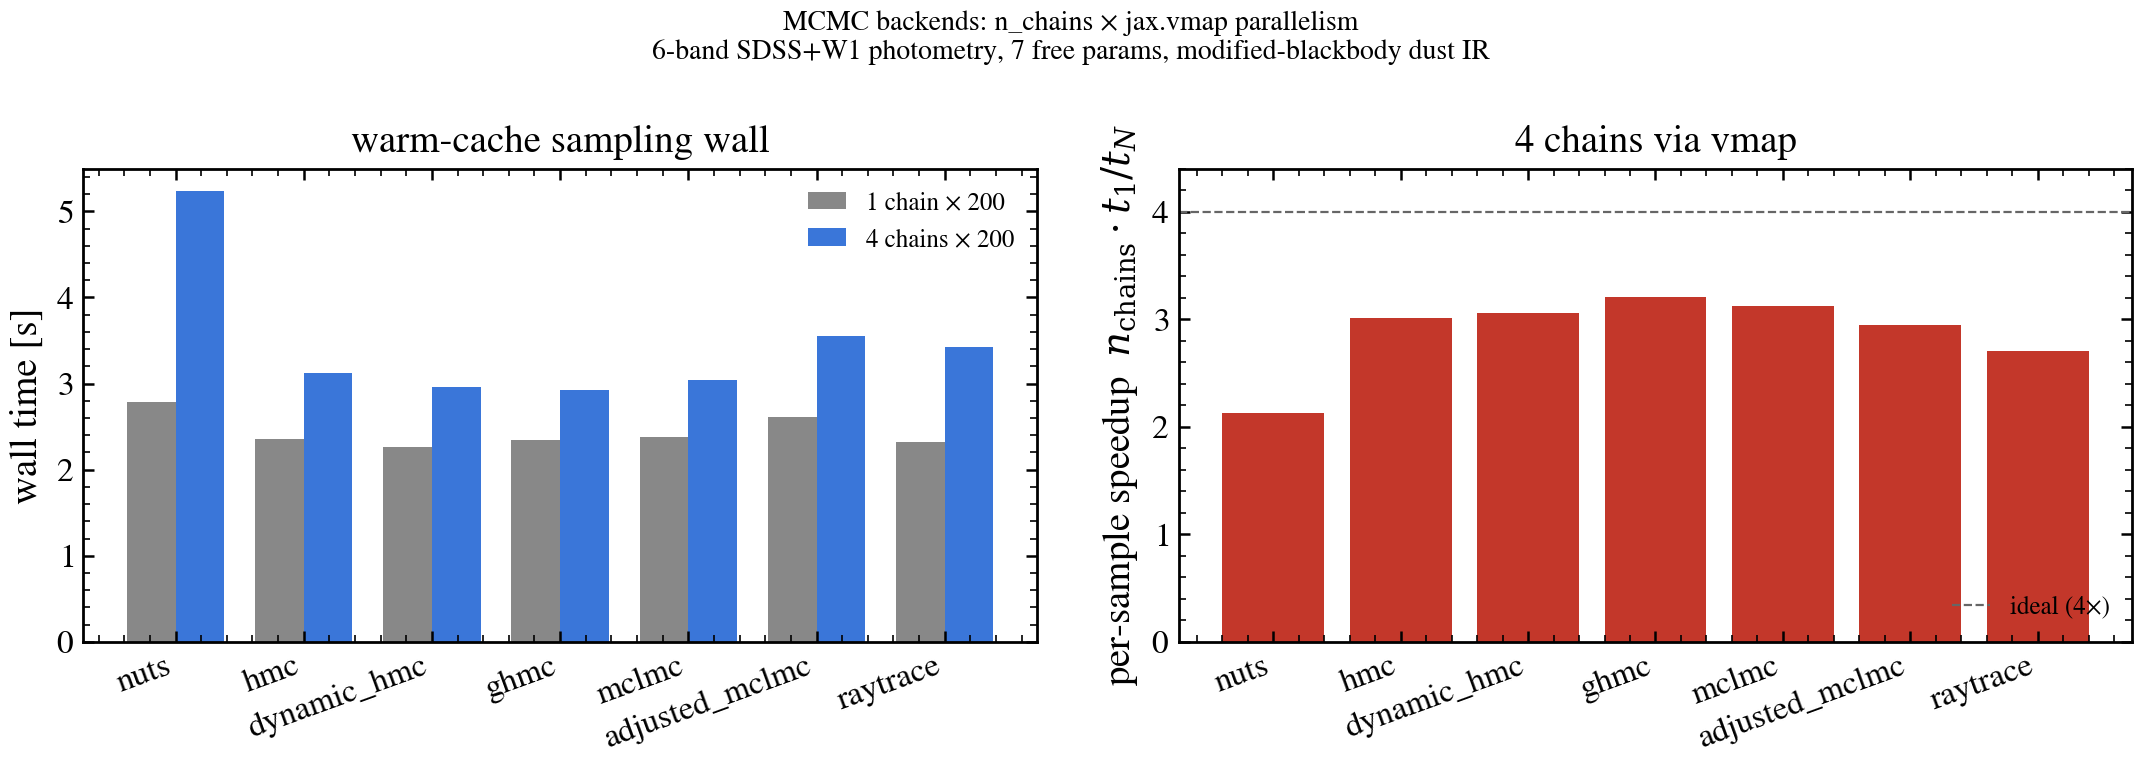

Write Python code to recreate this figure.
"""
Multi-chain MCMC speedup via ``jax.vmap``
========================================

Demonstrates the ``n_chains`` knob on the gradient-based MCMC backends.
Each chain shares the cached step size and mass matrix (so this is only
meaningful on the *second* call against the same model), then ``jax.vmap``
dispatches the chains in parallel across XLA SIMD lanes (CPU) or
accelerator cores (GPU/TPU).

The single-chain wall is the per-leapfrog gradient throughput × number
of leapfrogs per iteration × ``n_samples``. The 4-chain wall is roughly
the same — you get ~4× more samples at the same wall, until the CPU/GPU
arithmetic ceiling.

Run::

    python examples/inference/plot_multichain_speedup.py

Output: ``plot_multichain_speedup.png`` (per-sample wall time, single

chain vs four chains, across NUTS / HMC / dynamic HMC / GHMC / MCLMC /
adjusted MCLMC / ray tracing).
"""

from __future__ import annotations

import os

os.environ["TF_CPP_MIN_LOG_LEVEL"] = "2"  # suppress XLA/PjRt C++ INFO+WARNING logs

import time
from pathlib import Path

os.environ.setdefault("JAX_PLATFORMS", "cpu")

import jax
import matplotlib.pyplot as plt
import numpy as np

from tengri import (
    FIXED,
    FREE,
    Fixed,
    Observation,
    Photometry,
    SEDModel,
    Uniform,
    WavePrecomp,
    builders,
    generate_mock,
    load_ssp_data,
    plot,
)
from tengri.inference.fitter import Fitter

plot.setup_style()
HERE = Path(__file__).parent


def build_quickstart_model():
    """The 6-band quickstart model — fast enough to bench all backends."""
    ssp_path = HERE.parent.parent / "notebooks" / "data" / "fsps_prsc_miles_chabrier.h5"
    ssp = load_ssp_data(str(ssp_path))
    obs = Observation(
        photometry=Photometry.from_names(
            ["sdss_u", "sdss_g", "sdss_r", "sdss_i", "sdss_z", "wise_w1"]
        )
    )
    sed_model = SEDModel.build(
        ssp_data=ssp,
        observation=obs,
        approx=WavePrecomp(),
        sfh=builders.sfh.tsnorm(defaults=FREE),
        dust=builders.dust.two_component(
            defaults=FIXED, law_bc="calzetti", tau_bc=Uniform(0.0, 1.0)
        ),
        neb=builders.neb.none(),
        redshift=Fixed(0.05),
    )
    return sed_model, obs


# Raytrace uses n_steps; the rest use n_samples. Wire the right kwarg.
_SAMPLE_COUNT_KWARG = {"mcmc_raytrace": "n_steps"}


def bench(method: str, model, data, noise, key, n_samples: int, n_chains: int) -> float:
    """Time a single Fitter.run() and return wall seconds."""
    kw = {_SAMPLE_COUNT_KWARG.get(method, "n_samples"): n_samples}
    t0 = time.perf_counter()
    Fitter(model, data, noise, data_type="photometry").run(
        method=method, key=key, n_chains=n_chains, verbose=False, **kw
    )
    return time.perf_counter() - t0


def main() -> None:
    sed_model, _obs = build_quickstart_model()
    key = jax.random.PRNGKey(7)
    truth = sed_model.spec.sample(key)
    mock = generate_mock(sed_model, truth, key=key, snr=30.0)
    flux_obs = np.asarray(mock["flux_obs"])
    noise = np.asarray(mock["noise"])

    methods = [
        "mcmc_nuts",
        "mcmc_hmc",
        "mcmc_dynamic_hmc",
        "mcmc_ghmc",
        "mcmc_mclmc",
        "mcmc_adjusted_mclmc",
        "mcmc_raytrace",
    ]
    n_samples = 200
    n_chains_target = 4

    results: list[dict] = []
    h1 = f"1×{n_samples}"
    hN = f"{n_chains_target}×{n_samples}"
    print(f"{'method':<24}{h1:>12}{hN:>12}{'per-sample×':>14}")
    print("-" * 64)

    for method in methods:
        # Pre-warm: populate adaptation cache + JIT (sub-sample throwaway fit).
        warmup_kw = {_SAMPLE_COUNT_KWARG.get(method, "n_samples"): 10}
        try:
            Fitter(sed_model, flux_obs, noise, data_type="photometry").run(
                method=method, key=key, verbose=False, **warmup_kw
            )
        except Exception as exc:
            print(f"{method:<24}skipped ({type(exc).__name__}: {exc})")
            continue

        t1 = bench(method, sed_model, flux_obs, noise, key, n_samples, n_chains=1)
        tN = bench(method, sed_model, flux_obs, noise, key, n_samples, n_chains=n_chains_target)
        per_sample_speedup = n_chains_target * t1 / tN
        results.append(dict(method=method, t1=t1, tN=tN, speedup=per_sample_speedup))
        print(f"{method:<24}{t1:>11.2f}s{tN:>11.2f}s{per_sample_speedup:>13.2f}×")

    # Plot
    labels = [r["method"].replace("mcmc_", "") for r in results]
    t1 = np.array([r["t1"] for r in results])
    tN = np.array([r["tN"] for r in results])

    fig, axes = plt.subplots(1, 2, figsize=(11, 4))
    x = np.arange(len(labels))

    # Left panel: wall time
    bar_w = 0.38
    axes[0].bar(x - bar_w / 2, t1, bar_w, label=f"1 chain × {n_samples}", color="#888")
    axes[0].bar(
        x + bar_w / 2,
        tN,
        bar_w,
        label=f"{n_chains_target} chains × {n_samples}",
        color="#3a76d9",
    )
    axes[0].set_xticks(x)
    axes[0].set_xticklabels(labels, rotation=20, ha="right")
    axes[0].set_ylabel("wall time [s]")
    axes[0].set_title("warm-cache sampling wall")
    axes[0].legend(frameon=False, fontsize=9)

    # Right panel: per-sample speedup
    speed = np.array([r["speedup"] for r in results])
    axes[1].bar(x, speed, color="#c3372a")
    axes[1].axhline(
        n_chains_target, color="0.4", ls="--", lw=0.8, label=f"ideal ({n_chains_target}×)"
    )
    axes[1].set_xticks(x)
    axes[1].set_xticklabels(labels, rotation=20, ha="right")
    axes[1].set_ylabel(r"per-sample speedup  $n_{\rm chains}\cdot t_1 / t_N$")
    axes[1].set_title(f"{n_chains_target} chains via vmap")
    axes[1].set_ylim(0, n_chains_target * 1.1)
    axes[1].legend(frameon=False, fontsize=9, loc="lower right")

    fig.suptitle(
        "MCMC backends: n_chains × jax.vmap parallelism\n"
        "6-band SDSS+W1 photometry, 7 free params, modified-blackbody dust IR",
        fontsize=10,
    )
    fig.tight_layout()
    out = HERE / "plot_multichain_speedup.png"
    fig.savefig(out, dpi=200, bbox_inches="tight")
    print(f"\nsaved {out}")


if __name__ == "__main__":
    main()
